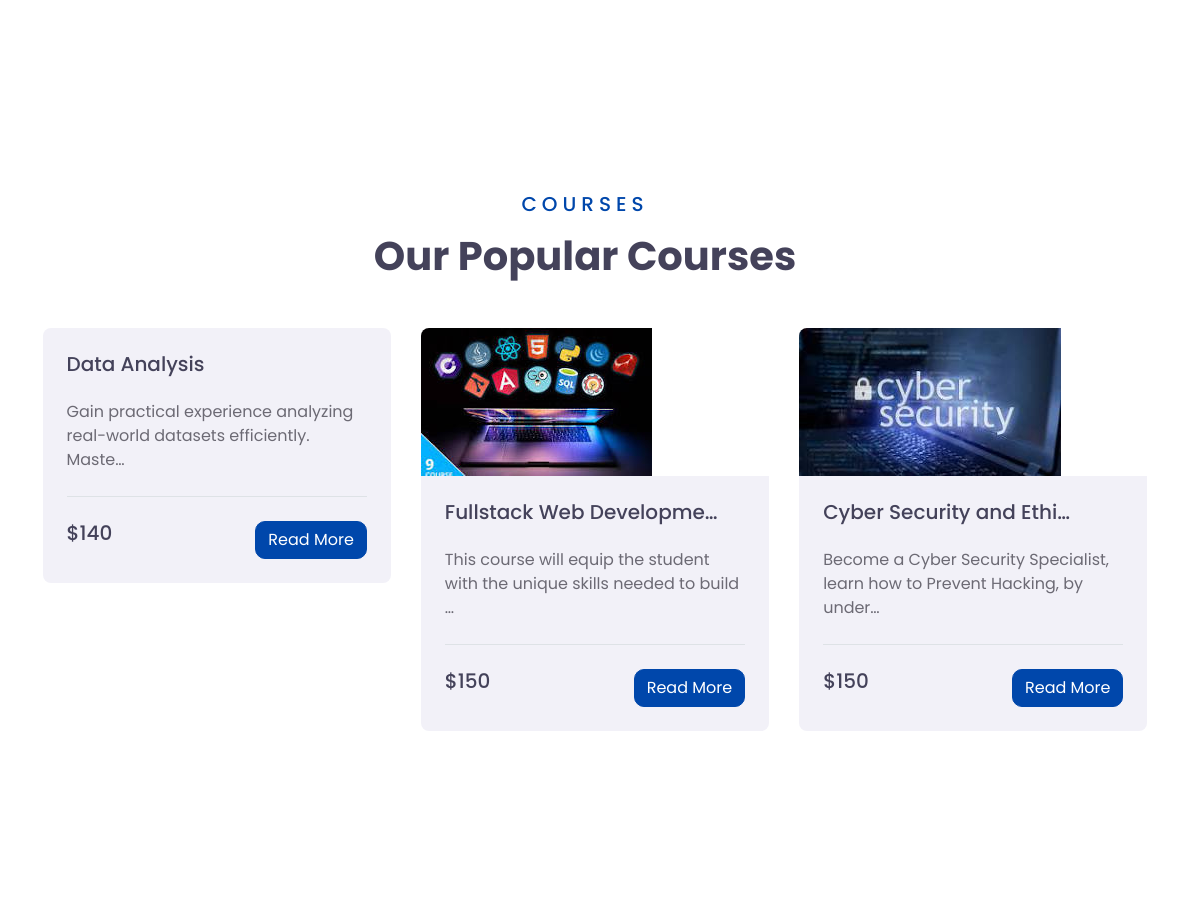
/ (middle part), run on an earlier commit of the app's database.
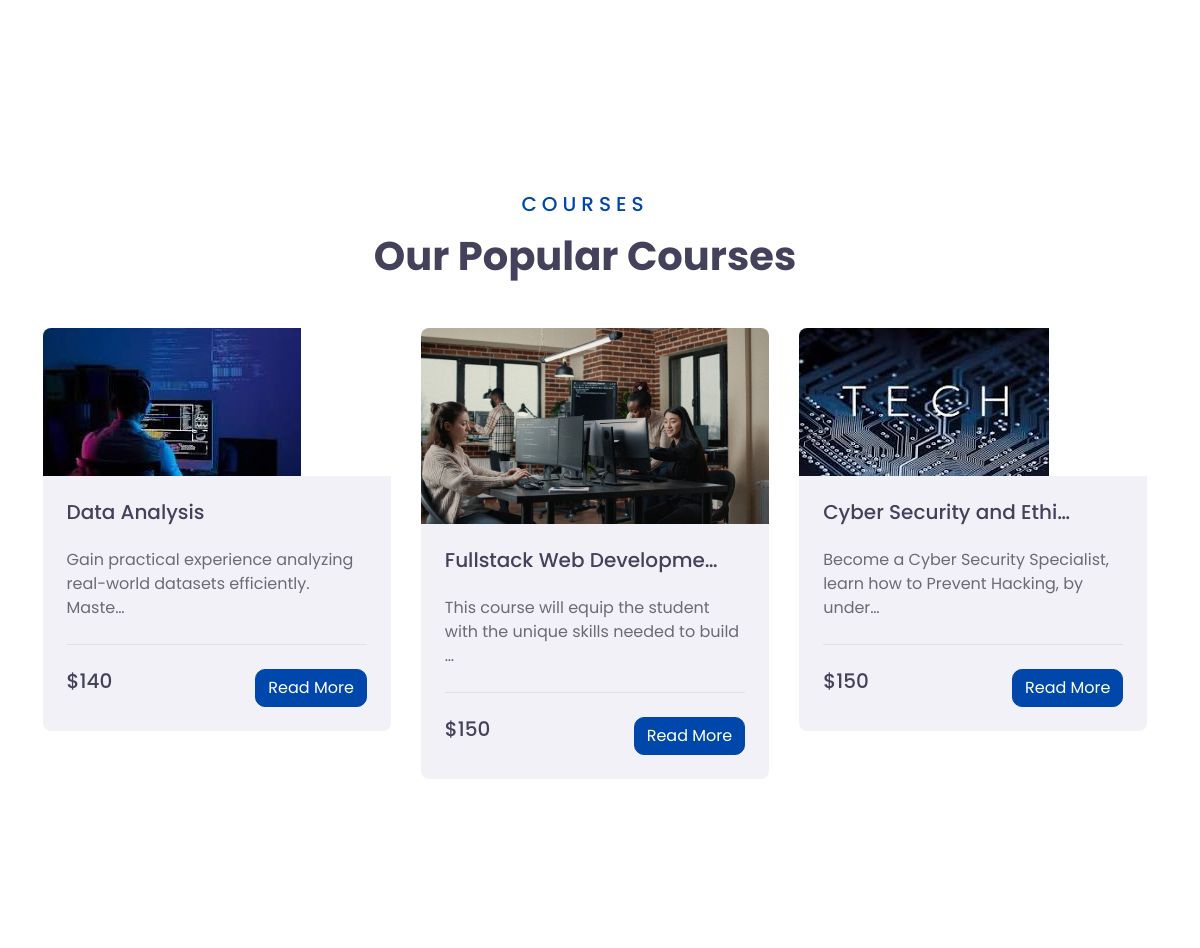
And on a later commit of the database.
### techbeatrice/models.py (models this page shows, shortened)
class Techbeatrice_Courses_PostModel(models.Model):
    techbeatrice_courses_title = models.CharField(max_length =255, blank=True, null=True)
    techbeatrice_courses_sub_title = models.CharField(max_length =255, blank=True, null=True)
    techbeatrice_courses_cost_price = models.IntegerField(default ='0', blank=True, null=True)
    techbeatrice_courses_description = models.TextField()
    techbeatrice_courses_sub_description = models.TextField()
    techbeatrice_courses_img = models.ImageField(upload_to ='tech_courses_img/',blank=True,null=True)
    techbeatrice_courses_sub_img = models.ImageField(upload_to ='tech_courses_sub_img/',blank=True,null=True)
    techbeatrice_courses_slug = models.SlugField (max_length =255,blank=True, null=True)
    techbeatrice_courses_publish_date = models.DateTimeField (auto_now_add= True)
    techbeatrice_courses_author = models.ForeignKey(User, on_delete=models.CASCADE)
    class Meta:
        ordering =['-techbeatrice_courses_publish_date']

### techbeatrice/views.py (the view)
# urls.py: path('', HomeView.as_view(), name="home"),
class HomeView(ListView):
    model = Techbeatrice_Subjects
    template_name = 'techbeatrice/home.html'
    def get_context_data(self, **kwargs):
        context = super().get_context_data(**kwargs)
        context['second_techbeatrices'] = Techbeatrice_Courses_PostModel.objects.all()
        return context

### templates/techbeatrice/home.html (shortened to what this page needs)
{% extends "base.html" %}
{% load static %}
{% block content %}
<div class="container-fluid py-5">
    <div class="container pt-5 pb-3">
        <div class="row">
            {% for post in object_list %}
            <div class="col-lg-3 col-md-6 mb-4">
            </div>
            {% endfor %}
        </div>
    </div>
</div>
    <div class="container-fluid py-5">
        <div class="container py-5">
            <div class="text-center mb-5">
                <h5 class="text-primary text-uppercase mb-3" style="letter-spacing: 5px;">Courses</h5>
                <h1>Our Popular Courses</h1>
            </div>
            <div class="row">
                {% for second_techbeatrice in second_techbeatrices %}
                <div class="col-lg-4 col-md-6 mb-4">
                    <div class="rounded overflow-hidden mb-2">
                        {% if second_techbeatrice.techbeatrice_courses_img %}
                        <a class="h5" href="{% url 'second_detail' second_techbeatrice.pk %}">
                        <img class="img-fluid" src="{{ second_techbeatrice.techbeatrice_courses_img.url }}" height="230px" alt="">
                        </a>
                        {% endif %}
                        <div class="bg-secondary p-4">
                            <a class="h5" href="{% url 'second_detail' second_techbeatrice.pk %}">{{ second_techbeatrice.techbeatrice_courses_title|truncatechars:24 }}</a><br><br>
                            <p>{{ second_techbeatrice.techbeatrice_courses_description |truncatechars:75}}</p>
                            <div class="border-top mt-4 pt-4">
                                <div class="d-flex justify-content-between">
                                    <h5 class="m-0">${{ second_techbeatrice.techbeatrice_courses_cost_price}}</h5>
                                    <div class="btn-wrapper">
                                        <a href="{% url 'second_detail' second_techbeatrice.pk %}" class="btn btn-primary"style="border-radius: 10px;">Read More</a>
                                    </div>
                                </div>
                            </div>
                        </div>
                    </div>
                 </div>
                {% endfor %}
            </div>
        </div>
    </div>
    {% endblock %}

### templates/base.html (shortened to what this page needs)
{% load static %}
<html lang="en">
<head>
    <link href="https://cdnjs.cloudflare.com/ajax/libs/font-awesome/5.10.0/css/all.min.css" rel="stylesheet">
    <link href="{% static 'lib/owlcarousel/assets/owl.carousel.min.css' %}" rel="stylesheet">
    <link href="{% static 'css/style.css' %}" rel="stylesheet">
</head>
<body>
    {% block content %}
    {% endblock %}
</body>
</html>

What changed in the data, as far as the page shows it:
changed Techbeatrice_Courses_PostModel "Data Analysis": techbeatrice_courses_img: picture added
changed Techbeatrice_Courses_PostModel "Fullstack Web Developme…": techbeatrice_courses_img: a different picture
changed Techbeatrice_Courses_PostModel "Cyber Security and Ethi…": techbeatrice_courses_img: a different picture
